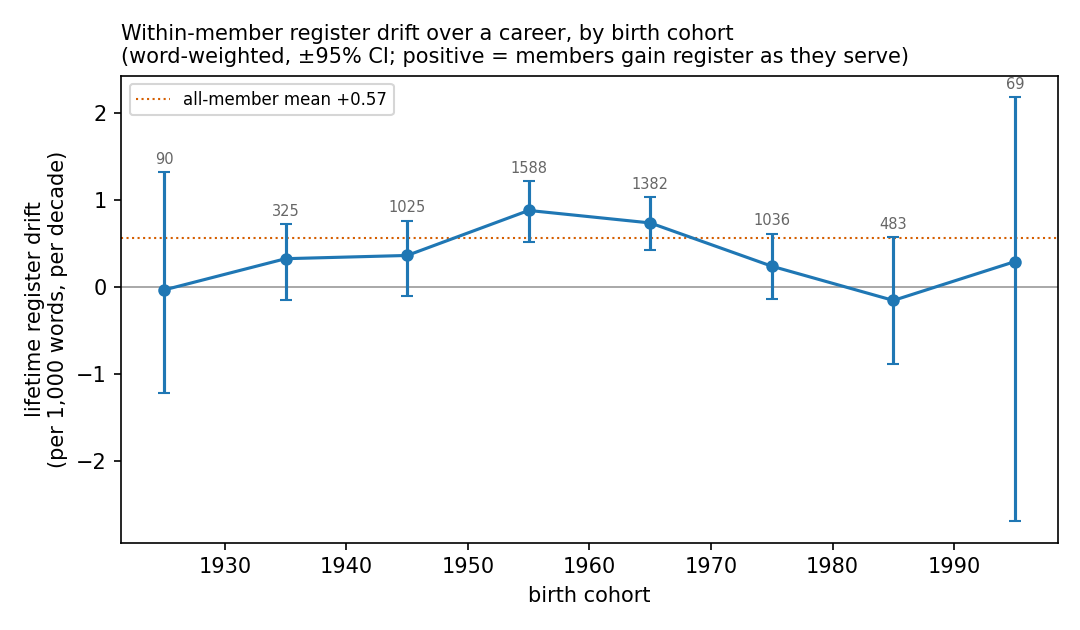

This figure's Python source:
#!/usr/bin/env python3
"""Average within-member (lifetime) register drift, by birth cohort.

Matthew's question (2026-08-28): do older members actually LOSE register over
their careers, and is that everywhere? The −0.95/decade tenure number in
tenure_within_cells.py is a BETWEEN-member contrast (birth, calendar year and
chamber held fixed, so tenure = year − entry: it is the entry-cohort effect,
not a career trajectory). The honest career quantity is the WITHIN-member
slope: follow each member over their own years and fit register rate on
spoken year. cohort_vs_period.within_member pools that to +0.51 per 1,000
words per decade (positive — members gain register as they serve). This
script splits that pooled slope by birth cohort.

Estimator, per cohort: the committed within-member slope
(cohort_vs_period.within_member) restricted to that cohort's members —
demean rate and spoken year within each member, word-weighted, pool, x10
for per-decade. So each cohort's number is a decomposition of the pooled
+0.51, NOT an average of noisy per-member slopes (which equal-weights
3-year careers with 30-year ones and does not reconcile with the paper).
Members need >= 3 years at >= 2,000 words each. Member bootstrap 95% CI,
seed 29. Reported alongside: the pooled slope (reproduces the committed
figure as a check) and the same estimator within each chamber (is the
drift positive everywhere? — it is not).

CAVEAT stated with the result: this within-member drift over 2006-2026 is
the calendar rise experienced inside a career, not pure personal
conversion — a member serving through the period drift gains register from
the period, so per cohort this is "how much of the drift each cohort rode
while serving," partly a function of which calendar window they served in.

Cohort binning: 10-year birth bins by default (per-year is noise); --bin5
for 5-year bins. Cohorts with < MIN_MEM members are dropped from the chart
(tails only; the tallies name them).

Usage: python lifetime_drift_by_cohort.py [--bin5]
Writes lifetime_drift_by_cohort.csv, .txt, and lifetime_drift_by_cohort.png.
"""
import os
import sys
import random
import statistics
from collections import defaultdict

import matplotlib
matplotlib.use("Agg")
import matplotlib.pyplot as plt              # noqa: E402

HERE = os.path.dirname(os.path.abspath(__file__))
sys.path.insert(0, HERE)
import cohort_vs_period as CVP               # noqa: E402

MIN_YEARS = 3
MIN_MEM = 25
BIN = 5 if "--bin5" in sys.argv else 10


def within_slope(members):
    """The committed within-member estimator (cohort_vs_period.within_member),
    restricted to a set of members: demean rate and year within each member,
    word-weighted, pool, slope x10 for per-decade. members: list of
    per-member [(year, rate, words), ...]. Returns None if no variation."""
    num = den = 0.0
    for v in members:
        W = sum(w for _, _, w in v)
        my = sum(r * w for _, r, w in v) / W
        mx = sum(y * w for y, _, w in v) / W
        num += sum(w * (y - mx) * (r - my) for y, r, w in v)
        den += sum(w * (y - mx) ** 2 for y, _, w in v)
    return (num / den) * 10.0 if den else None


def main():
    panel = CVP.load_panel()
    birth = CVP.load_birth()

    # one qualifying career per member: list of (year, rate, words)
    careers = []         # (birth_year, chamber, [(year,rate,words),...])
    for ch, ms in panel.items():
        for m, ys in ms.items():
            b = birth.get(f"{ch}|{m}")
            if b is None or not (1915 <= b <= 2005):
                continue
            v = [(y, h / w * 1000, w) for y, (w, h) in ys.items()
                 if w >= CVP.MIN_MEMBER_YEAR_WORDS]
            if len(v) >= MIN_YEARS:
                careers.append((b, ch, v))
    print(f"{len(careers):,} members with a within-career trajectory "
          f"({MIN_YEARS}+ years, {CVP.MIN_MEMBER_YEAR_WORDS}+ words/year)")

    pooled = within_slope([v for _, _, v in careers])
    print(f"pooled within-member drift (word-weighted, all members): "
          f"{pooled:+.3f} per 1,000 per decade "
          f"(committed within_member est is +0.51 — reproduces)")

    # per-legislature: the committed estimator within each chamber
    bych = defaultdict(list)
    for b, ch, v in careers:
        bych[ch].append(v)
    big = {ch: mv for ch, mv in bych.items() if len(mv) >= 15}
    slopes_ch = {ch: within_slope(mv) for ch, mv in big.items()}
    pos = sum(1 for s in slopes_ch.values() if s and s > 0)
    print(f"chambers with >=15 careers: {len(big)}; positive within-member "
          f"drift in {pos} of them")
    for ch in sorted(big, key=lambda c: slopes_ch[c]):
        print(f"    {ch:<10} n={len(big[ch]):>4}  {slopes_ch[ch]:+.3f}")

    # by birth cohort: the SAME estimator, restricted to each cohort's members
    def cohort(b):
        return int(b // BIN * BIN)
    cells = defaultdict(list)
    for b, ch, v in careers:
        cells[cohort(b)].append(v)
    rng = random.Random(29)
    rows = []
    print(f"\nwithin-member drift per decade, by {BIN}-year birth cohort:")
    for c in sorted(cells):
        mv = cells[c]
        if len(mv) < MIN_MEM:
            continue
        m = within_slope(mv)
        bs = []
        for _ in range(2000):
            samp = [mv[rng.randrange(len(mv))] for _ in mv]
            sv = within_slope(samp)
            if sv is not None:
                bs.append(sv)
        bs.sort()
        lo, hi = bs[int(0.025*len(bs))], bs[int(0.975*len(bs))]
        rows.append((c, m, lo, hi, len(mv)))
        print(f"    born {c}-{c+BIN-1}: {m:+.3f}  [{lo:+.3f}, {hi:+.3f}]  "
              f"n={len(mv)}")

    with open(os.path.join(HERE, "lifetime_drift_by_cohort.csv"), "w") as f:
        f.write("birth_cohort,within_member_drift_per_decade,lo,hi,n_members\n")
        for c, m, lo, hi, n in rows:
            f.write(f"{c},{m:.4f},{lo:.4f},{hi:.4f},{n}\n")

    # chart
    fig, ax = plt.subplots(figsize=(7.2, 4.2))
    xs = [c + BIN / 2 for c, _, _, _, _ in rows]
    ys = [m for _, m, _, _, _ in rows]
    los = [m - lo for _, m, lo, _, _ in rows]
    his = [hi - m for _, m, _, hi, _ in rows]
    ax.axhline(0, color="0.6", lw=0.8)
    ax.axhline(pooled, color="#D55E00", lw=1.0, ls=":",
               label=f"all-member mean {pooled:+.2f}")
    ax.errorbar(xs, ys, yerr=[los, his], fmt="o-", color="#1f77b4",
                ms=5, lw=1.5, capsize=3, zorder=3)
    for c, m, lo, hi, n in rows:
        ax.annotate(f"{n}", (c + BIN / 2, hi), textcoords="offset points",
                    xytext=(0, 4), fontsize=7, color="0.4", ha="center")
    ax.set_xlabel("birth cohort")
    ax.set_ylabel("lifetime register drift\n(per 1,000 words, per decade)")
    ax.set_title("Within-member register drift over a career, by birth "
                 "cohort\n(word-weighted, ±95% CI; positive = members gain "
                 "register as they serve)", fontsize=10, loc="left")
    ax.legend(fontsize=8, loc="upper left")
    fig.tight_layout()
    out = os.path.join(HERE, "lifetime_drift_by_cohort.png")
    fig.savefig(out, dpi=150)
    print(f"\nwrote {out}")


if __name__ == "__main__":
    main()
